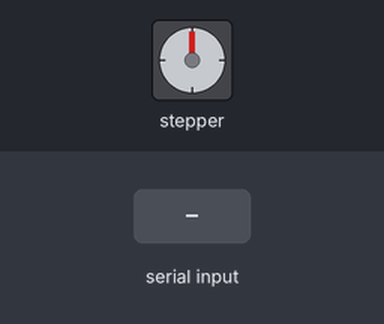
Bench run of a sketch on a simulated Arduino Uno, built with avr-gcc and run on an emulated ATmega328P. On the bench: stepper motor. Wiring (inferred from the names in the program): stepper motor (200 steps per turn assumed): coils pin 8, pin 10, pin 9, pin 11. The test bench sets the inputs (shaded band). What the sketch prints to the serial monitor is not drawn.

Above: at 1.3 s.
1.4 s: "1\n" received over Serial
At 8.3 s:
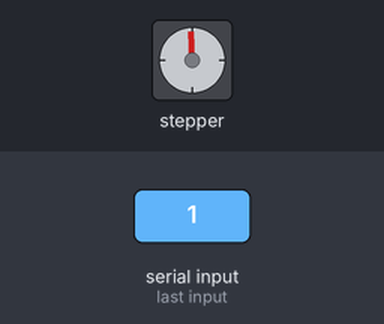
Timing chart, 0 to 9.8 s (numbered marks = the images above; inputs shaded):
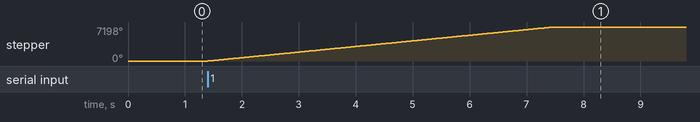

Measured:
- after the input at 1.4 s, stepper: turns 7198° clockwise in 6.1 s, starting at once

The sketch:

StepMotor_HuStar-v1.0.ino
```cpp
/*
  21.04.26
    OnePahse Driver
    TwoPahse Driver
*/

// 1상 여자방식 -> 전류를 적게 먹는다. 1000 0100 0010 0001
#define SmP1_1 {digitalWrite(SetpAp, HIGH); digitalWrite(SetpBp,  LOW); digitalWrite(SetpAn,  LOW); digitalWrite(SetpBn,  LOW); }
#define SmP1_2 {digitalWrite(SetpAp,  LOW); digitalWrite(SetpBp, HIGH); digitalWrite(SetpAn,  LOW); digitalWrite(SetpBn,  LOW); }
#define SmP1_3 {digitalWrite(SetpAp,  LOW); digitalWrite(SetpBp,  LOW); digitalWrite(SetpAn, HIGH); digitalWrite(SetpBn,  LOW); }
#define SmP1_4 {digitalWrite(SetpAp,  LOW); digitalWrite(SetpBp,  LOW); digitalWrite(SetpAn,  LOW); digitalWrite(SetpBn, HIGH); }

// 1-2상 여자방식 -> 1000 1100 0100 0110 0010 0011 0001 1001   pcw_value1= 1000 1000, value2= 1000 1100
#define SmP12_1 {digitalWrite(SetpAp, HIGH); digitalWrite(SetpBp,  LOW); digitalWrite(SetpAn,  LOW); digitalWrite(SetpBn,  LOW); }
#define SmP12_2 {digitalWrite(SetpAp, HIGH); digitalWrite(SetpBp, HIGH); digitalWrite(SetpAn,  LOW); digitalWrite(SetpBn,  LOW); }
#define SmP12_3 {digitalWrite(SetpAp,  LOW); digitalWrite(SetpBp, HIGH); digitalWrite(SetpAn,  LOW); digitalWrite(SetpBn,  LOW); }
#define SmP12_4 {digitalWrite(SetpAp,  LOW); digitalWrite(SetpBp, HIGH); digitalWrite(SetpAn, HIGH); digitalWrite(SetpBn,  LOW); }
#define SmP12_5 {digitalWrite(SetpAp,  LOW); digitalWrite(SetpBp,  LOW); digitalWrite(SetpAn, HIGH); digitalWrite(SetpBn,  LOW); }
#define SmP12_6 {digitalWrite(SetpAp,  LOW); digitalWrite(SetpBp,  LOW); digitalWrite(SetpAn, HIGH); digitalWrite(SetpBn, HIGH); }
#define SmP12_7 {digitalWrite(SetpAp,  LOW); digitalWrite(SetpBp,  LOW); digitalWrite(SetpAn,  LOW); digitalWrite(SetpBn, HIGH); }
#define SmP12_8 {digitalWrite(SetpAp, HIGH); digitalWrite(SetpBp,  LOW); digitalWrite(SetpAn,  LOW); digitalWrite(SetpBn, HIGH); }

// 2상 여자방식 -> 1100 0110 0011 1001
#define SmP2_1 {digitalWrite(SetpAp,  LOW); digitalWrite(SetpBp, HIGH); digitalWrite(SetpAn, HIGH); digitalWrite(SetpBn,  LOW); }
#define SmP2_2 {digitalWrite(SetpAp,  LOW); digitalWrite(SetpBp,  LOW); digitalWrite(SetpAn, HIGH); digitalWrite(SetpBn, HIGH); }
#define SmP2_3 {digitalWrite(SetpAp, HIGH); digitalWrite(SetpBp,  LOW); digitalWrite(SetpAn,  LOW); digitalWrite(SetpBn, HIGH); }
#define SmP2_4 {digitalWrite(SetpAp, HIGH); digitalWrite(SetpBp, HIGH); digitalWrite(SetpAn,  LOW); digitalWrite(SetpBn,  LOW); }

// All Zero Output 0000
#define SmP0   {digitalWrite(SetpAp,  LOW); digitalWrite(SetpBp,  LOW); digitalWrite(SetpAn,  LOW); digitalWrite(SetpBn,  LOW); }

#define Steps 200
#define RunSteps Steps*5
#define StepDelay 1500 // Each Step Delay uSec
//int StepDelay = 1500
#define DelayT { delayMicroseconds(StepDelay);}
#define DelayH { delayMicroseconds(StepDelay/2);}

#define SmP1_Forward  {SmP1_1; DelayT; SmP1_2; DelayT; SmP1_3; DelayT; SmP1_4; DelayT;}
#define SmP1_Backward {SmP1_4; DelayT; SmP1_3; DelayT; SmP1_2; DelayT; SmP1_1; DelayT;}
#define SmP2_Forward  {SmP2_1; DelayT; SmP2_2; DelayT; SmP2_3; DelayT; SmP2_4; DelayT;}
#define SmP2_Backward {SmP2_4; DelayT; SmP2_3; DelayT; SmP2_2; DelayT; SmP2_1; DelayT;}
#define SmP12_Forward  {SmP12_1; DelayH; SmP12_2; DelayH; SmP12_3; DelayH; SmP12_4; DelayH; SmP12_5; DelayH; SmP12_6; DelayH; SmP12_7; DelayH; SmP12_8; DelayH;}
#define SmP12_Backward {SmP12_8; DelayH; SmP12_7; DelayH; SmP12_6; DelayH; SmP12_5; DelayH; SmP12_4; DelayH; SmP12_3; DelayH; SmP12_2; DelayH; SmP12_1; DelayH;}

// Step Motor Driver Pin
int SetpAp =  8;    // Step Motor A  빨강
int SetpAn =  9;    // Step Motor A- 초록
int SetpBp = 10;    // Step Motor B  노랑
int SetpBn = 11;    // Step Motor B- 파랑

int inByte = 0;
int i;

void setup() {
  // start serial port at 9600 bps:
  Serial.begin(9600);
  while (!Serial) {
    ; // wait for serial port to connect. Needed for native USB port only
  }

  pinMode(SetpAp, OUTPUT);   // digital sensor is on digital pin 2
  pinMode(SetpAn, OUTPUT);   // digital sensor is on digital pin 2
  pinMode(SetpBp, OUTPUT);   // digital sensor is on digital pin 2
  pinMode(SetpBn, OUTPUT);   // digital sensor is on digital pin 2

  MenuDisplay();
}


void loop() {
  while(Serial.available() > 0)
  {
    inByte = Serial.parseInt();
    if ((inByte==0x0A)||(inByte==0x0D)) // Enter Key
      break;
    Serial.write(inByte);
    if (inByte == 1)
    {
      Serial.print("1을 수행합니다.\n");
      for( i=0; i< RunSteps; i++)
        SmP1_Forward;
      //SmP0;
      MenuDisplay();
    }
    else if (inByte == 2)
    {
      Serial.print("2을 수행합니다.\n");
      for( i=0; i< RunSteps; i++)
        SmP1_Backward;
      //SmP0;
      MenuDisplay();
    }
    else if (inByte == 3)
    {
      Serial.print("3을 수행합니다.\n");
      for( i=0; i< RunSteps; i++)
        SmP2_Forward;
      //SmP0;
      MenuDisplay();
    }
    else if (inByte == 4)
    {
      Serial.print("4을 수행합니다.\n");
      for( i=0; i< RunSteps; i++)
        SmP2_Backward;
      //SmP0;
      MenuDisplay();
    }
    else if (inByte == 5)
    {
      Serial.print("5을 수행합니다.\n");
      for( i=0; i< RunSteps; i++)
        SmP12_Forward;
      //SmP0;
      MenuDisplay();
    }
    else if (inByte == 6)
    {
      Serial.print("3을 수행합니다.\n");
      for( i=0; i< RunSteps; i++)
        SmP12_Backward;
      //SmP0;
      MenuDisplay();
    }
  }
}

void MenuDisplay(){
  Serial.print("=====================================\n");   // send a capital A
  Serial.print("1: 1상 Clockwise\n");   // send a capital A
  Serial.print("2: 1상 Count Clockwise\n");
  Serial.print("3: 2상 Clockwise\n");   // send a capital A
  Serial.print("4: 2상 Count Clockwise\n");
  Serial.print("5: 12상 Clockwise\n");   // send a capital A
  Serial.print("6: 12상 Count Clockwise\n");
  Serial.print("=====================================\n");   // send a capital A
  Serial.print("입력하시오 : ");
}
void establishContact() {
  while (Serial.available() <= 0) {
    Serial.print("Waiting For Connection.\n");   // send a capital A
    delay(300);
  }
}
```
